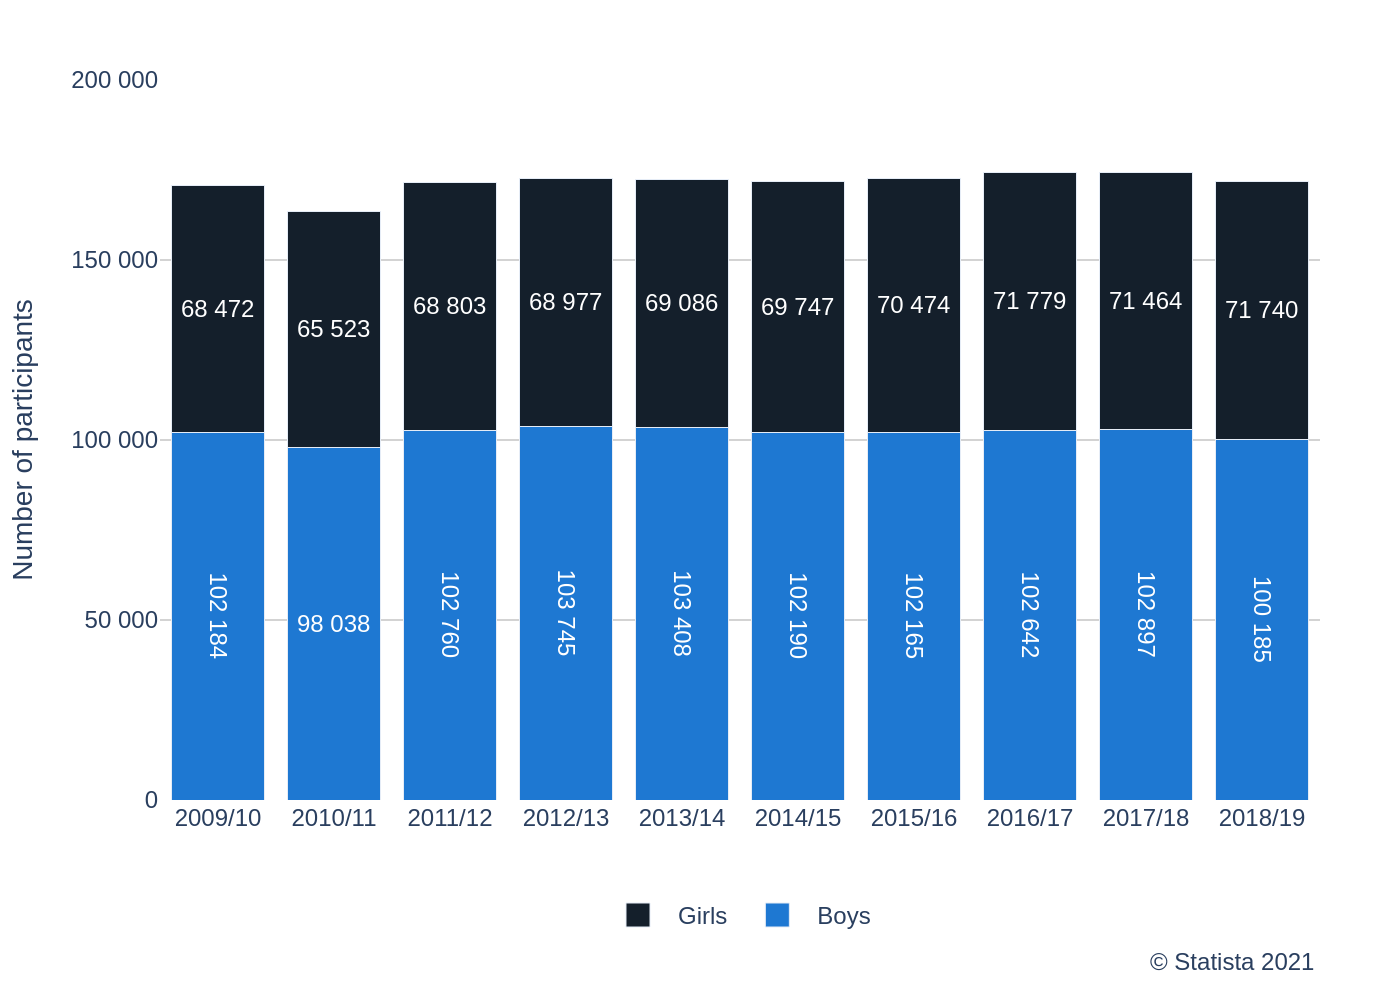

Write Python code to recreate this figure.
import sys
import json
import pathlib
import plotly.graph_objects as go

# Check for command-line argument
if len(sys.argv) != 2:
    print("Usage: python generate_chart.py <json_file_path>")
    sys.exit(1)

json_path = sys.argv[1]

# Load data from the specified JSON file
try:
    with open(json_path, 'r', encoding='utf-8') as f:
        data = json.load(f)
except FileNotFoundError:
    print(f"Error: JSON file not found at {json_path}")
    sys.exit(1)
except json.JSONDecodeError:
    print(f"Error: Could not decode JSON from {json_path}")
    sys.exit(1)

# Extract data for plotting
chart_data = data.get('chart_data', [])
categories = data.get('categories', [])
texts = data.get('texts', {})
colors = data.get('colors', [])

# Initialize figure
fig = go.Figure()

# Add traces for each data series, preserving order
for i, series in enumerate(chart_data):
    fig.add_trace(go.Bar(
        x=categories,
        y=series['values'],
        name=series['name'],
        marker_color=colors[i % len(colors)],
        text=[f'{val:,}'.replace(',', ' ') for val in series['values']],
        textposition='inside',
        insidetextanchor='middle'
    ))

# Update layout to match the original chart
fig.update_layout(
    barmode='stack',
    font=dict(
        family="Arial",
        size=12
    ),
    yaxis=dict(
        title=texts.get('y_axis_title'),
        range=[0, 200000],
        tickvals=[0, 50000, 100000, 150000, 200000],
        ticktext=['0', '50 000', '100 000', '150 000', '200 000'],
        showgrid=True,
        gridcolor='lightgrey'
    ),
    xaxis=dict(
        title=texts.get('x_axis_title'),
        showgrid=False # Vertical grid lines are very faint, omitting for clarity
    ),
    legend=dict(
        orientation="h",
        yanchor="bottom",
        y=-0.2,
        xanchor="center",
        x=0.5
    ),
    margin=dict(l=80, r=40, t=40, b=100),
    plot_bgcolor='white',
    paper_bgcolor='white',
    showlegend=True,
    annotations=[
        dict(
            text=texts.get('source'),
            align='right',
            showarrow=False,
            xref='paper',
            yref='paper',
            x=1,
            y=-0.25,
            xanchor='right',
            yanchor='bottom',
            font=dict(size=12)
        )
    ]
)

fig.update_traces(
    insidetextfont=dict(color='white', size=12, family='Arial')
)


# Generate the output filename from the input JSON path
base_filename = pathlib.Path(json_path).stem
output_filename = f"{base_filename}.png"

# Save the figure to a file
fig.write_image(output_filename, scale=2)

print(f"Chart saved as {output_filename}")
